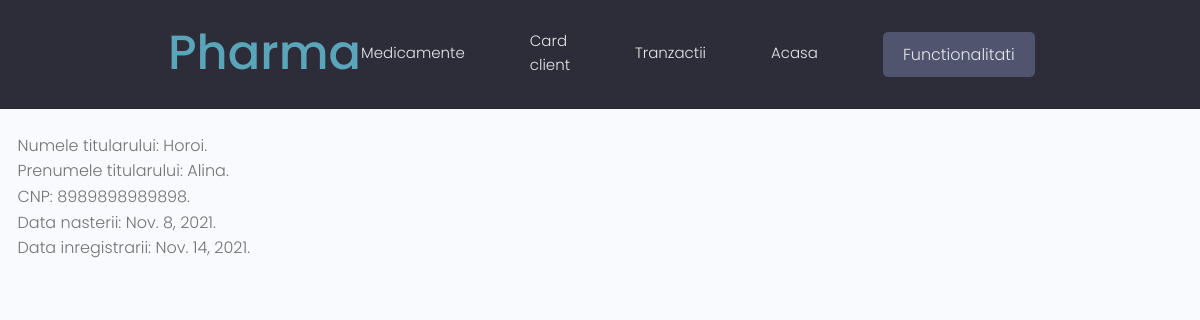
Screenshot of /carduri/ac7c6894-a63f-437a-8eb7-b7ef49fbfc0b/ with the database file from the repository.
### farmacie/models.py (models this page shows, shortened)
class Card_client(models.Model):
    id = models.UUIDField(
        default=uuid.uuid4,
        unique=True,
        primary_key=True,
        editable=False)
    nume = models.CharField(max_length=200)
    prenume = models.CharField(max_length=200)
    CNP = models.CharField(
        max_length=13,
        validators=[MinLengthValidator(13)],
        unique=True)
    data_nasterii = models.DateField()
    data_inregistrarii = models.DateField()
    def carduri(request, pk):
        cardObj = Card_client.objects.get(id=pk)
        return render(
            request,
            'farmacie/single-card.html',
            {'cardObj': cardObj}
            )

### farmacie/models.py (the view)
# urls.py: path('carduri/<str:pk>/', Card_client.carduri, name='carduri'),
    def carduri(request, pk):
        cardObj = Card_client.objects.get(id=pk)
        return render(
            request,
            'farmacie/single-card.html',
            {'cardObj': cardObj}
            )

### farmacie/templates/farmacie/single-card.html
{% extends 'main.html' %}
{% block content %}
<br>
<p>&nbsp;&nbsp;&nbsp;&nbsp;Numele titularului: {{cardObj.nume}}.</p>
<p>&nbsp;&nbsp;&nbsp;&nbsp;Prenumele titularului: {{cardObj.prenume}}.</p>
<p>&nbsp;&nbsp;&nbsp;&nbsp;CNP: {{cardObj.CNP}}.</p>
<p>&nbsp;&nbsp;&nbsp;&nbsp;Data nasterii: {{cardObj.data_nasterii}}.</p>
<p>&nbsp;&nbsp;&nbsp;&nbsp;Data inregistrarii: {{cardObj.data_inregistrarii}}.</p>
{% endblock content %}

### static/styles/app.css (style rules this page uses)
:root { --color-sub: #2d2d39; }

### static/uikit/styles/modules/_variables.css (style rules this page uses)
:root { --color-main: #5aa5b9; --color-main-light: #e6faff; --color-sub: #3f4156; --color-sub-light: #51546e; --color-sub-lighter: #ededfd; --color-text: #737373; --color-gray: #8b8b8b; --color-light: #e5e7eb; --color-light-gray: #767676; --color-bg: #f8fafd; --color-white: #fffefd; --color-white-light: #f3f3f3; --color-success: #359e64; --color-success-bg: #def8e8; --color-error: #fc4b0b; --color-error-bg: #fff2ee; --font-base: 'Poppins', arial, helvetica, 'Segoe UI', roboto, ubuntu, sans-serif; --font-monospace: 'Fira Code', 'Courier New', courier, monospace; --font-regular: 300; --font-medium: 500; --font-bold: 700; --generic-shadow: 1px 1px 5px #00000010; --generic-transition: all 0.3s ease-in-out; }

### static/uikit/styles/modules/_base.css (style rules this page uses)
* { margin: 0; padding: 0; box-sizing: border-box; text-rendering: optimizeLegibility; color: inherit; font-size: inherit; }
html { font-size: 50%; }
@media only screen and (min-width: 480px) { html { font-size: 56.25%; } }
@media only screen and (min-width: 1200px) { html { font-size: 62.5%; } }
body { line-height: 1.6; font-weight: 400; font-size: 1.5rem; color: var(--color-text); background-color: var(--color-bg); min-height: 100vh; }

### static/uikit/styles/modules/_typography.css (style rules this page uses)
* { font-family: var(--font-base); }
p, span, strong { font-size: 1.6rem; color: var(--color-text); font-weight: var(--font-regular); }

### rows the page displays
Card_client: nume "Horoi", prenume "Alina", CNP "8989898989898", data_nasterii "Nov. 8, 2021", data_inregistrarii "Nov. 14, 2021"
